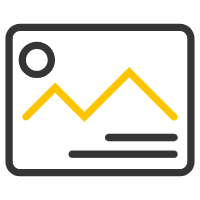
#> input picture imgs/albums.png, 200 x 200 px
$ python circle_icon.py ../imgs/albums.png out.png --size 100
#> lines starting #> are read from the running program, lines starting #| are printed output that depends on the picture
#!/usr/bin/env python3
"""从正方形 PNG 生成指定尺寸图标，可选圆形透明裁切。"""
from __future__ import annotations

import argparse
from pathlib import Path

from PIL import Image, ImageDraw


def render(source: Path, output: Path, size: int, circular: bool) -> None:
#> called with size = 100, circular = False
    img = Image.open(source).convert("RGBA")
#> img is the input picture: PIL image 200x200 RGBA; mean R, G, B, A 21, 18.4, 9.5, 51.9
    img = img.resize((size, size), Image.Resampling.LANCZOS)
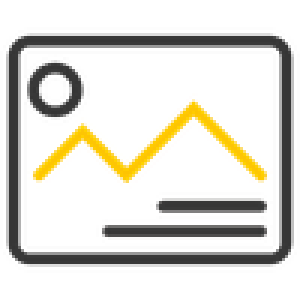
#> img: PIL image 100x100 RGBA (shown 3 times larger); mean R, G, B, A 34.7, 30, 15.8, 52.2; transparent parts drawn white
    if circular:
        mask = Image.new("L", (size, size), 0)
        draw = ImageDraw.Draw(mask)
        draw.ellipse((0, 0, size - 1, size - 1), fill=255)
        rounded = Image.new("RGBA", (size, size), (0, 0, 0, 0))
        rounded.paste(img, (0, 0), mask)
        img = rounded
    output.parent.mkdir(parents=True, exist_ok=True)
    img.save(output, "PNG")


def main() -> None:
    parser = argparse.ArgumentParser()
    parser.add_argument("source", type=Path)
    parser.add_argument("output", type=Path)
    parser.add_argument("--size", type=int, required=True)
    parser.add_argument(
        "--circle",
        action="store_true",
        help="圆形裁切，圆外透明（适用于 favicon / 标签页）",
    )
    args = parser.parse_args()
    render(args.source, args.output, args.size, args.circle)


if __name__ == "__main__":
    main()
